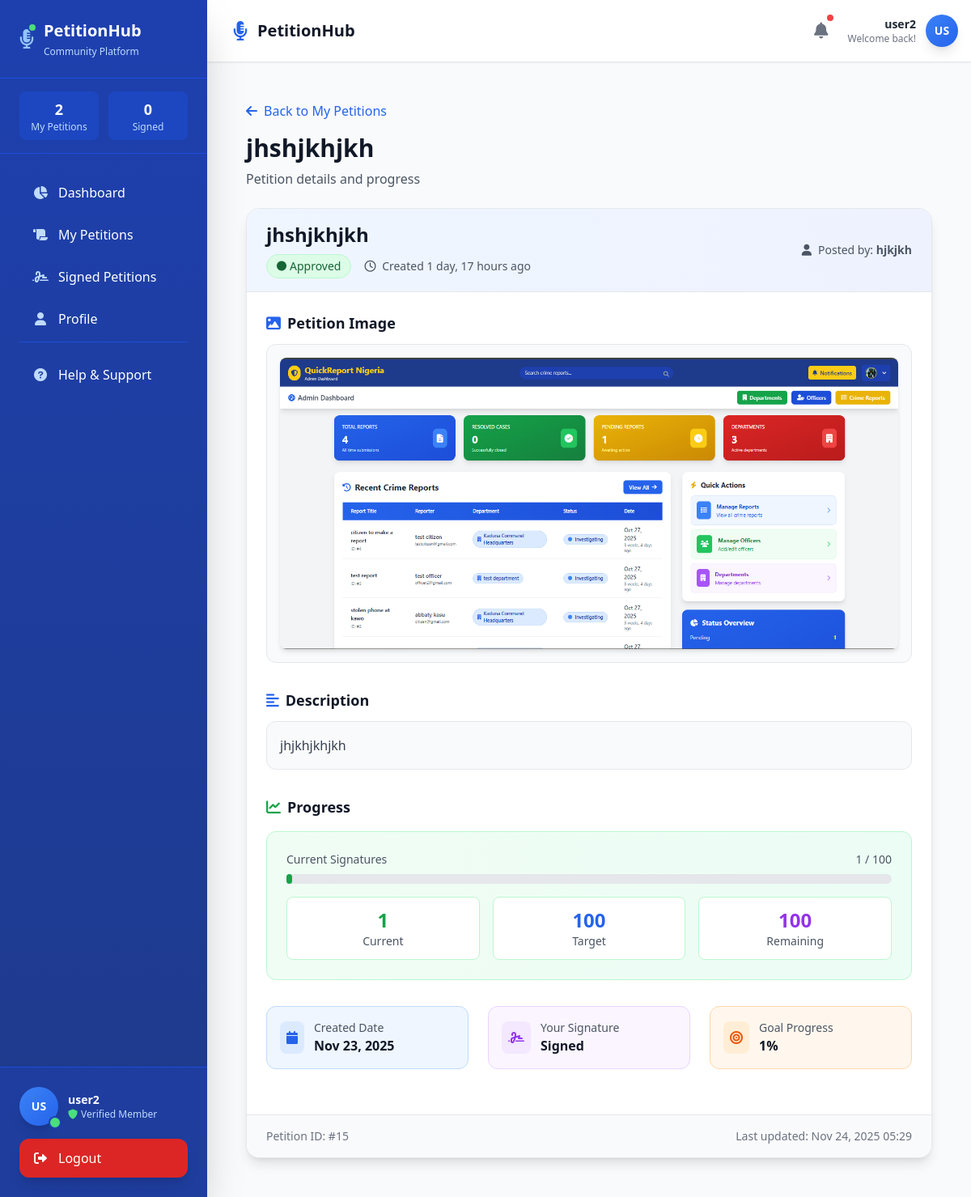
Page /petition-info/15/ (signed in) on the earlier database version.
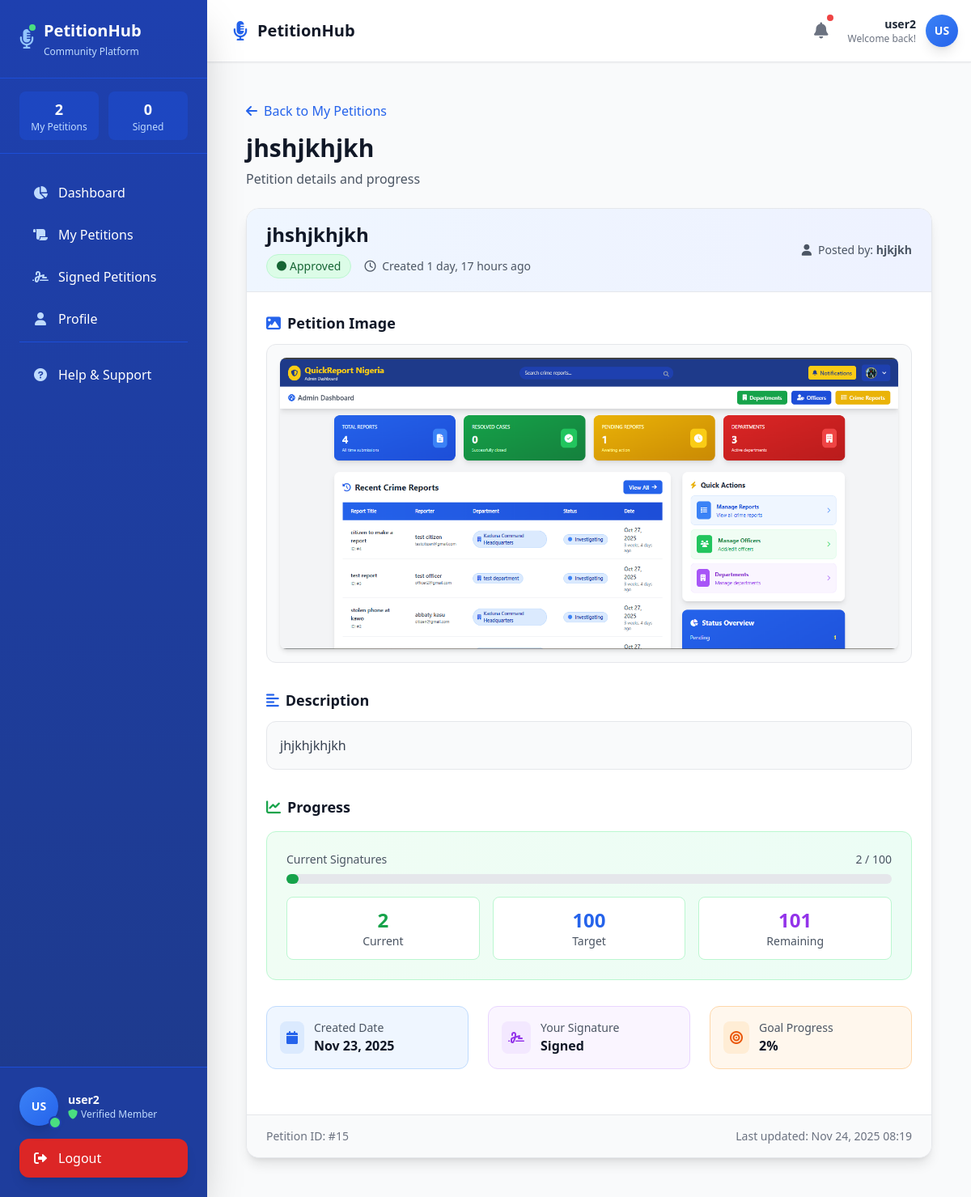
Same page on the later database version.
### peptitions/models.py (models this page shows, shortened)
class Petition(models.Model):
    STATUS_CHOICES = [
        ("pending", "Pending Approval"),
        ("active", "Active"),
        ("closed", "Closed"),
    ]
    CATEGORY_CHOICES = [
        ("environment", "Environment"),
        ("human_rights", "Human Rights"),
        ("education", "Education"),
        ("healthcare", "Healthcare"),
        ("animal_welfare", "Animal Welfare"),
        ("social_justice", "Social Justice"),
        ("technology", "Technology"),
        ("politics", "Politics"),
        ("economy", "Economy"),
        ("arts_culture", "Arts & Culture"),
        ("sports", "Sports"),
        ("other", "Other"),
    ]
    title = models.CharField(max_length=255)
    description = models.TextField()
    image = models.ImageField(upload_to="petitions/", blank=True, null=True)
    category = models.CharField(
        max_length=100,
        choices=CATEGORY_CHOICES,
        default="other"
    )
    target_signatures = models.PositiveIntegerField(default=100)
    current_signatures = models.PositiveIntegerField(default=0)
    status = models.CharField(
        max_length=20,
        choices=STATUS_CHOICES,
        default="pending"   # when user creates, it starts as pending
    )
    created_by = models.ForeignKey(User, on_delete=models.CASCADE, related_name="petitions")
    created_at = models.DateTimeField(auto_now_add=True)
    updated_at = models.DateTimeField(auto_now=True)

class User(AbstractUser):
    username = None  # remove username field
    email = models.EmailField(unique=True)  # make email unique
    first_name = models.CharField(max_length=255)
    last_name = models.CharField(max_length=255)
    created_at = models.DateTimeField(auto_now_add=True)
    USERNAME_FIELD = "email"  # login with email
    REQUIRED_FIELDS = []  # require full_name when creating superuser
    objects = CustomUserManager()
    def __str__(self):
        return self.first_name or self.email

### peptitions/views.py (the view)
# urls.py: path('petition-info/<int:pk>/', views.petition_info, name='petition-info'),
@login_required
def petition_info(request, pk):
    pet = get_object_or_404(Petition, id=pk)
    my_petitions_count = Petition.objects.filter(created_by=request.user).count()
    context = {
        'petition': pet,
        "my_petitions_count": my_petitions_count,
               }
    return render(request, "peptitions/userPage/petition-info.html", context)

### peptitions/templates/peptitions/userPage/petition-info.html (shortened to what the changed rows need)
{% extends "peptitions/userPage/main.html" %}
{% block content %}
<main class="flex-1 p-6">
    <div class="mb-6">
        <a href="{% url 'my_petitions' %}"
           class="inline-flex items-center space-x-2 text-blue-600 hover:text-blue-700 font-medium transition-colors duration-200 mb-4">
            <i class="fas fa-arrow-left"></i>
            <span>Back to My Petitions</span>
        </a>
        <h1 class="text-3xl font-bold text-gray-900">{{ petition.title }}</h1>
        <p class="text-gray-600 mt-2">Petition details and progress</p>
    </div>
    <div class="bg-white rounded-2xl shadow-lg border border-gray-200 overflow-hidden">
        <div class="bg-gradient-to-r from-blue-50 to-indigo-50 px-6 py-4 border-b border-gray-200">
            <div class="flex flex-col lg:flex-row lg:items-center lg:justify-between">
                <div>
                    <h2 class="text-2xl font-bold text-gray-900">{{ petition.title }}</h2>
                    <div class="flex items-center space-x-4 mt-2">
                        <span class="inline-flex items-center px-3 py-1 rounded-full text-sm font-medium
                            {% if petition.status == 'pending' %}
                                bg-yellow-100 text-yellow-800 border border-yellow-200
                            {% elif petition.status == 'approved' %}
                                bg-green-100 text-green-800 border border-green-200
                            {% else %}
                                bg-red-100 text-red-800 border border-red-200
                            {% endif %}">
                            <i class="fas fa-circle text-xs mr-1"></i>
                            {{ petition.status|title }}
                        </span>
                        <span class="text-sm text-gray-600">
                            <i class="far fa-clock mr-1"></i>
                            Created {{ petition.created_at|timesince }} ago
                        </span>
                    </div>
                </div>
                <div class="mt-4 lg:mt-0 text-sm text-gray-600">
                    <div class="flex items-center space-x-2">
                        <span>Posted by: <strong>{{ petition.created_by }}</strong></span>
                    </div>
                </div>
            </div>
        </div>
        <div class="p-6">
            {% if petition.image %}
            <div class="mb-8">
                <h3 class="text-lg font-semibold text-gray-900 mb-3 flex items-center">
                    <i class="fas fa-image mr-2 text-blue-600"></i>
                    Petition Image
                </h3>
                <div class="bg-gray-50 rounded-xl p-4 border border-gray-200">
                    <div class="flex justify-center">
                        <img src="{{ petition.image.url }}"
                             alt="{{ petition.title }}"
                             class="max-w-full h-auto max-h-96 rounded-lg shadow-md object-cover">
                    </div>
                </div>
            </div>
            {% endif %}
            <div class="mb-8">
                <div class="bg-gray-50 rounded-xl p-4 border border-gray-200">
                    <p class="text-gray-700 leading-relaxed whitespace-pre-line">{{ petition.description }}</p>
                </div>
            </div>
            <div class="mb-8">
                <div class="bg-gradient-to-r from-green-50 to-emerald-50 rounded-xl p-6 border border-green-200">
                    <div class="mb-4">
                        <div class="flex justify-between text-sm text-gray-600 mb-2">
                            <span>Current Signatures</span>
                            <span>{{ petition.current_signatures|default:0 }} / {{ petition.target_signatures|default:1000 }}</span>
                        </div>
                        <div class="w-full bg-gray-200 rounded-full h-3">
                            <div class="bg-green-600 h-3 rounded-full transition-all duration-500"
                                 style="width: {% widthratio petition.current_signatures|default:0 petition.target_signatures|default:1000 100 %}%">
                            </div>
                        </div>
                    </div>
                    <div class="grid grid-cols-1 md:grid-cols-3 gap-4 text-center">
                        <div class="bg-white rounded-lg p-3 border border-green-200">
                            <div class="text-2xl font-bold text-green-600">{{ petition.current_signatures|default:0 }}</div>
                            <div class="text-sm text-gray-600">Current</div>
                        </div>
                        <div class="bg-white rounded-lg p-3 border border-green-200">
                            <div class="text-2xl font-bold text-blue-600">{{ petition.target_signatures|default:1000 }}</div>
                            <div class="text-sm text-gray-600">Target</div>
                        </div>
                        <div class="bg-white rounded-lg p-3 border border-green-200">
                            <div class="text-2xl font-bold text-purple-600">
                                {% with remaining=petition.target_signatures|default:1000|add:0 current=petition.current_signatures|default:0 %}
                                {{ remaining|add:"-1"|add:current }}
                                {% endwith %}
                            </div>
                            <div class="text-sm text-gray-600">Remaining</div>
                        </div>
                    </div>
                </div>
            </div>
            <div class="grid grid-cols-1 md:grid-cols-2 lg:grid-cols-3 gap-6 mb-8">
                <div class="bg-blue-50 rounded-xl p-4 border border-blue-200">
                    <div class="flex items-center space-x-3">
                        <div>
                            <p class="text-sm text-gray-600">Created Date</p>
                            <p class="font-semibold text-gray-900">{{ petition.created_at|date:"M d, Y" }}</p>
                        </div>
                    </div>
                </div>
                <div class="bg-orange-50 rounded-xl p-4 border border-orange-200">
                    <div class="flex items-center space-x-3">
                        <div>
                            <p class="text-sm text-gray-600">Goal Progress</p>
                            <p class="font-semibold text-gray-900">
                                {% widthratio petition.current_signatures|default:0 petition.target_signatures|default:1000 100 %}%
                            </p>
                        </div>
                    </div>
                </div>
            </div>
        </div>
        <div class="bg-gray-50 px-6 py-4 border-t border-gray-200">
            <div class="flex flex-col sm:flex-row sm:items-center sm:justify-between text-sm text-gray-500">
                <span>Petition ID: #{{ petition.id }}</span>
                <span>Last updated: {{ petition.updated_at|date:"M d, Y H:i" }}</span>
            </div>
        </div>
    </div>
</main>
{% endblock %}

Differences in the rows shown:
changed Petition "jhshjkhjkh": current_signatures "1" → "2"; current_signatures+target_signatures "1" → "2"; updated_at "Nov 24, 2025 05:29" → "Nov 24, 2025 08:19"
Other differences:
{{ remaining|add:"-1"|add:current }}: "100" → "101"
